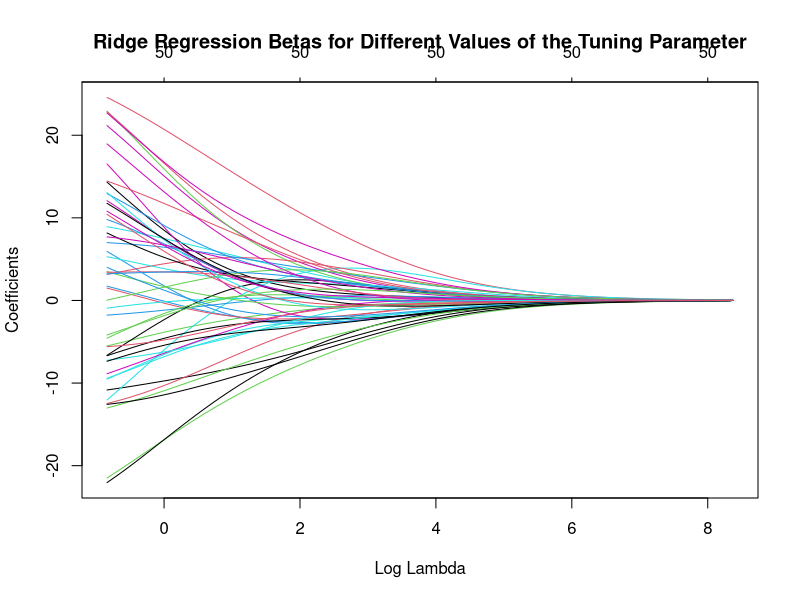
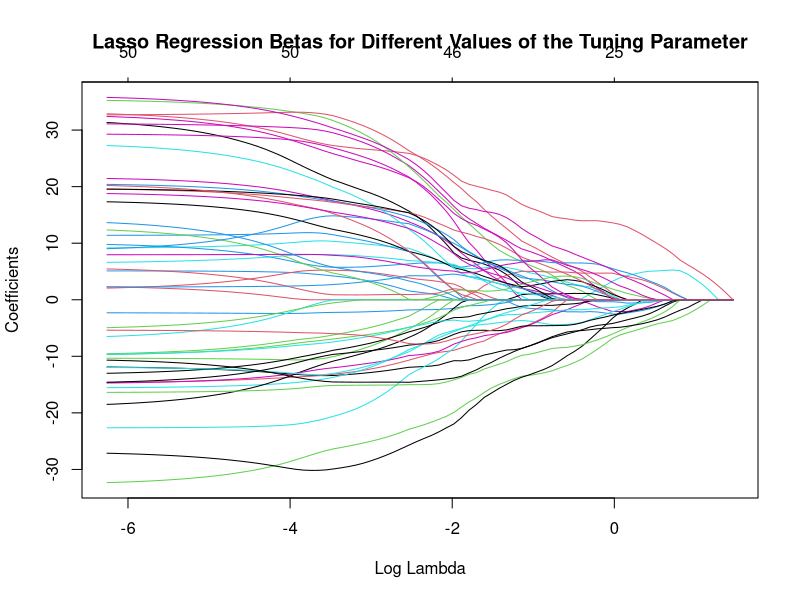
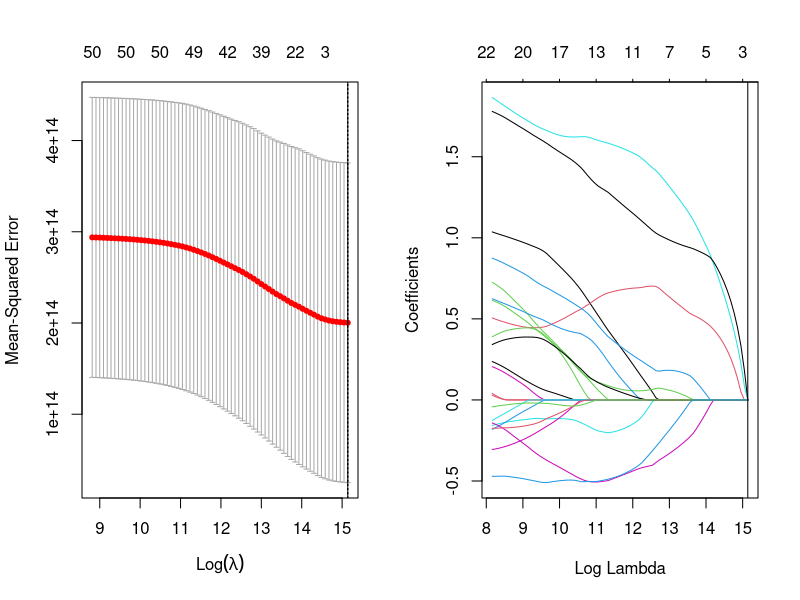

Source code (R) for these figures, in order:
rm(list = ls())

# (a)

## Simulate correlated data sets
N=150
P=50
X = matrix(NA, nrow = N, ncol = P)

covmat = matrix(rnorm(P^2, sd = 2), nrow = P)
covmat = covmat+t(covmat)
U = eigen(covmat)$vectors
D = diag(rexp(P, rate = 10))
covmat = U %*% D %*% t(U)

library(mvtnorm)
set.seed(3)
for(i in 1:N){X[i,]=rmvnorm(1,mean=rep(0,P), sigma = covmat)}
X = data.frame(X)
dim(X)
head(X, n = 2)

# true betas
betas.true=c(1,2,3,4,5,-1,-2,-3,-4,-5,rep(0,P-10))

# simulating "y"
sigma = 15.7  # arbitrary value
X = as.matrix(X)
y = X %*% betas.true + rnorm(N, mean=0, sd = sigma)

## Divide the data sets into training and test 
alldata = data.frame(cbind(y,X))
names(alldata)[1] <- "y"
head(alldata, n = 2)
train = alldata[1:100,]
test = alldata[101:150,]

## Fit the ordinary linear regression using training data sets
fit = lm(y~., data = train)
summary(fit)
betas.lm = coef(fit)

## Calulate VIFs
library(car)
vif(fit)


# (b)

## Find the best lambda

# Fit ridge (trying 100 different lambda values)
library(glmnet)
rr = glmnet(x = as.matrix(train[,-1]), y = as.numeric(train[,1]), alpha = 0, nlambda = 100)
plot(rr, xvar = "lambda", main = "Ridge Regression Betas for Different Values of the Tuning Parameter")

# Use 10-fold crossvalidation to find the best lambda
cv.rr = cv.glmnet(x = as.matrix(train[,-1]), y = as.numeric(train[,1]), alpha = 0, nfolds = 10, nlambda = 100)

# get cvmspe from best value of lambda
cvmspe.rr = min(cv.rr$cvm)
cvmspe.rr

# Get lambda and best rr fit
lambda.rr = cv.rr$lambda.min
lambda.rr

##  Compare the estimated Ridge regression coefficients and standard regression coefficients
betas.rr = coef(cv.rr, s = "lambda.min")
cbind(betas.rr, betas.lm)


# (c)

## Repeat (b) for lasso regression

# Fit lasso (trying 100 different lambda values)
lasso = glmnet(x = as.matrix(train[,-1]), y = as.numeric(train[,1]), alpha = 1, nlambda = 100)
plot(lasso, xvar = "lambda", main = "Lasso Regression Betas for Different Values of the Tuning Parameter")

# Use 10-fold crossvalidation to find the best lambda
cv.lasso = cv.glmnet(x = as.matrix(train[,-1]), y = as.numeric(train[,1]), alpha = 1, nfolds = 10)

# get cvmspe from best value of lambda
cvmspe.lasso = min(cv.lasso$cvm)
cvmspe.lasso

# Get lambda and best lasso fit
lambda.lasso = cv.lasso$lambda.min
lambda.lasso

## Compare the estimated Lasso regression coefficients and standard regression coefficients.
betas.lasso = coef(cv.lasso, s = "lambda.min")
cbind(betas.lasso, betas.lm)


# (d)

## Compare the mean square prediction errors (mspe) for linear model, Lasso, and Ridge.

# Linear model
yhat.lm = predict(fit, newdata = test)
mspe.lm = mean((test$y - yhat.lm)^2)
mspe.lm

# Ridge
yhat.rr = predict(cv.rr, s = "lambda.min", newx = as.matrix(test[,-1]))
mspe.rr = mean((test$y-yhat.rr)^2)
mspe.rr

# Lasso
yhat.lasso = predict(cv.lasso, newx = as.matrix(test[,-1]), s = "lambda.min")
mspe.lasso = mean((test$y-yhat.lasso)^2)
mspe.lasso


# (e)

##  Compare the Lasso coefficients obtained from the uncorrelated case and from the correlated case.

# Correlated case
Correlated = betas.lasso

# Uncorrelated case

# Simulate correlated data sets
N=150
P=50
X = matrix(NA, nrow = N, ncol = P)

covmat = diag(P)
set.seed(3)

for(i in 1:N){X[i,]=rmvnorm(1,mean=rep(0,P), sigma = covmat)}
X = data.frame(X)
dim(X)
head(X, n = 2)

# true betas
betas.true=c(1,2,3,4,5,-1,-2,-3,-4,-5,rep(0,P-10))

# simulating "y"
sigma = 15.7  # arbitrary value
X = as.matrix(X)
y = X %*% betas.true + rnorm(N, mean=0, sd = sigma)

# Divide the data sets into training and test 
alldata = data.frame(cbind(y,X))
names(alldata)[1] <- "y"
head(alldata, n = 2)
train = alldata[1:100,]
test = alldata[101:150,]

# Fit lasso (trying 100 different lambda values)
lasso = glmnet(x = as.matrix(train[,-1]), y = as.numeric(train[,1]), alpha = 1, nlambda = 100)

# Use 10-fold crossvalidation to find the best lambda
cv.lasso = cv.glmnet(x = as.matrix(train[,-1]), y = as.numeric(train[,1]), alpha = 1, nfolds = 10, nlambda = 100)

# get cvmspe from best value of lambda
cvmspe.lasso = min(cv.lasso$cvm)
cvmspe.lasso

# Get lambda and best rr fit
lambda.lasso = cv.lasso$lambda.min
lambda.lasso

# Compare
Uncorrelated = coef(cv.lasso, s = "lambda.min")
cbind(Correlated, Uncorrelated)


# (f)

rm(list = ls())
# Simulate logistic regression
N=150
P=50

X = matrix(rnorm(N*P), nrow = N, ncol = P)

# True betas
betas.true=c(rep(2,10),rep(0,P-10))

## Simulating "y"
X = as.matrix(X)
eta.true = X%*%betas.true
mu.true = exp(eta.true)
mu.true
y = rpois(N, lambda = mu.true)
y

## Lasso
lasso = glmnet(x = X, y = y, family = "poisson", alpha = 1, nlambda = 100)

## Use 10-fold crossvalidation to find the best lambda
cv.lasso = cv.glmnet(x=X, y = y, alpha = 1, nfolds = 10)

## Get lambda and best lasso fit
lambda.lasso = cv.lasso$lambda.min
lambda.lasso

## Some plots
par(mfrow = c(1,2))
plot(cv.lasso)
abline(v = log(lambda.lasso))
plot(lasso, xvar = "lambda")
abline(v = log(lambda.lasso))

## Best estimates for best lambda
betas.lasso = coef(cv.lasso)
betas.lasso

